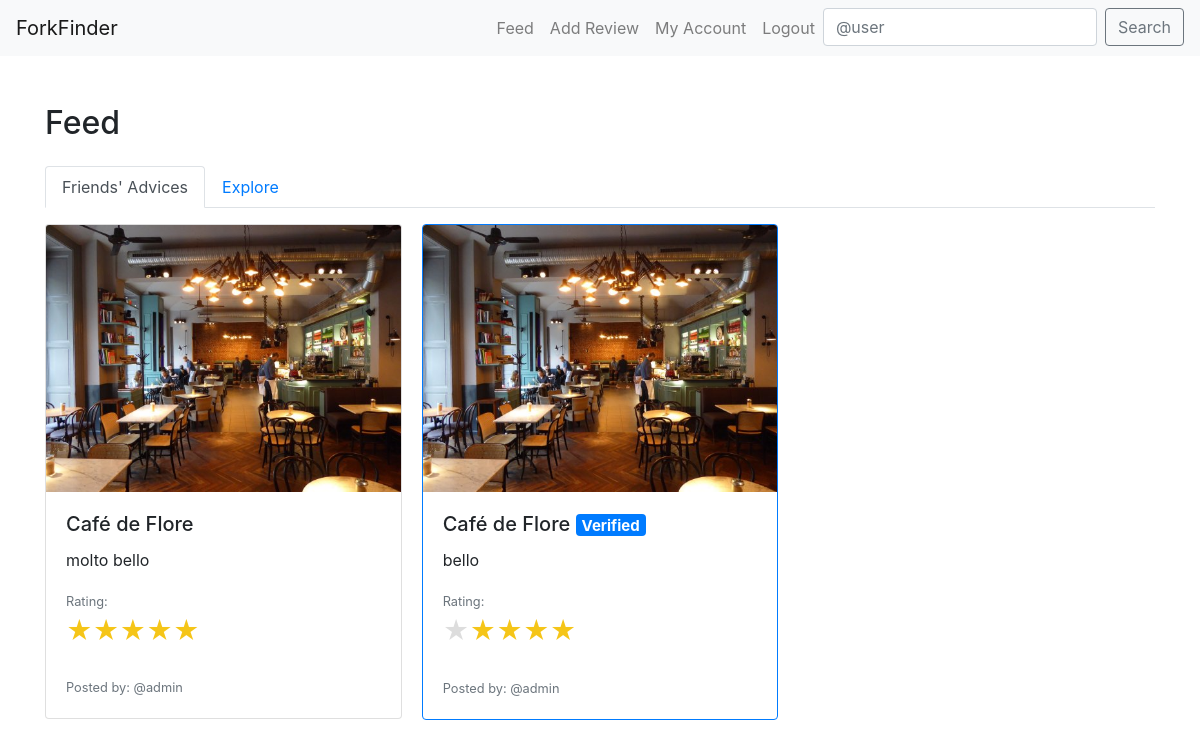
The app's page /feed/ (signed in), older data.
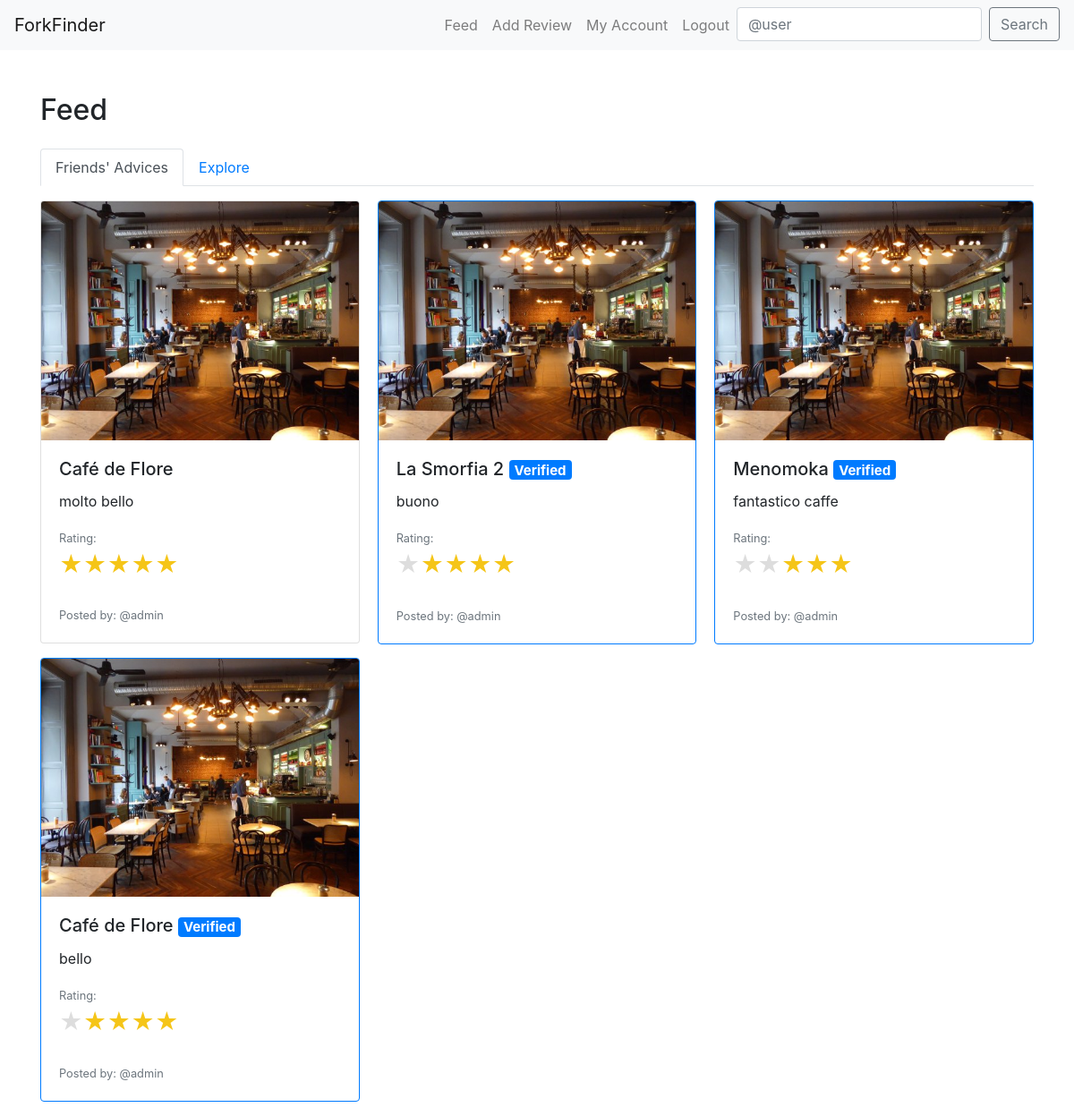
The same page, newer data.
### core/models.py (models this page shows, shortened)
class Review(models.Model):
    user= models.ForeignKey(
        User, related_name="reviews", on_delete=models.CASCADE)
    restaurant = models.ForeignKey(
        Restaurant, on_delete=models.CASCADE)
    body = models.CharField(max_length=255)
    rating = models.PositiveSmallIntegerField()
    photo = models.ImageField(upload_to='media/review_photos/')
    is_featured = models.BooleanField(default=False)
    created_at = models.DateTimeField(auto_now_add=True)

class Restaurant(models.Model):
    place_id = models.CharField(max_length=255, unique=True)
    name = models.CharField(max_length=60)
    address = models.CharField(max_length=120)
    longitude = models.CharField(max_length=255)
    latitude = models.CharField(max_length=255)

class Profile(models.Model):
    USER_TYPE_CHOICES = (
        ('regular', 'Regular User'),
        ('critic', 'Culinary Critic'),
        ('admin', 'Admin'),
    )
    user = models.OneToOneField(User, on_delete=models.CASCADE)
    user_type = models.CharField(max_length=20, choices=USER_TYPE_CHOICES, default='regular')
    follows = models.ManyToManyField(
        "self",
        related_name="followed_by",
        symmetrical=False,
        blank=True
    )
    latitude = models.DecimalField(max_digits=9, decimal_places=6, null=True, blank=True)
    longitude = models.DecimalField(max_digits=9, decimal_places=6, null=True, blank=True)

### core/views.py (the view)
# urls.py: path('feed/', feed_view, name="feed"),
@login_required
def feed_view(request):
    recommended_reviews = get_recommended_reviews(request.user)
    return render(request, 'feed.html', {"recommended_reviews": recommended_reviews})

### recommendations/utils.py (called while the page is built)
def haversine(lon1, lat1, lon2, lat2):
    lon1, lat1, lon2, lat2 = map(math.radians, [lon1, lat1, lon2, lat2])
    dlon = lon2 - lon1
    dlat = lat2 - lat1
    a = math.sin(dlat/2)**2 + math.cos(lat1) * math.cos(lat2) * math.sin(dlon/2)**2
    c = 2 * math.atan2(math.sqrt(a), math.sqrt(1-a))
    r = 6371
    return c * r

def get_recommended_reviews(user):
    if not user.profile.latitude or not user.profile.longitude:
        return []
    user_lat = float(user.profile.latitude)
    user_lon = float(user.profile.longitude)
    reviews = Review.objects.all()
    recommended_reviews = []
    for review in reviews:
        restaurant = review.restaurant
        distance = haversine(user_lon, user_lat, float(restaurant.longitude), float(restaurant.latitude))
        followers_count = review.user.profile.followed_by.count()
        score = followers_count - distance  # you can adjust this formula as needed
        recommended_reviews.append((review, score))
    recommended_reviews.sort(key=lambda x: x[1], reverse=True)
    return [review for review, score in recommended_reviews]

### templates/feed.html (shortened to what this page needs)
{% extends "base.html" %}
{% block content %}
<h2 class="mb-4">Feed</h2>
<ul class="nav nav-tabs" id="feedTabs" role="tablist">
    <li class="nav-item">
        <a class="nav-link active" id="friends-tab" data-toggle="tab" href="#friends" role="tab" aria-controls="friends" aria-selected="true">Friends' Advices</a>
    </li>
    <li class="nav-item">
        <a class="nav-link" id="explore-tab" data-toggle="tab" href="#explore" role="tab" aria-controls="explore" aria-selected="false">Explore</a>
    </li>
</ul>
<div class="tab-content mt-3" id="feedTabsContent">
    <div class="tab-pane fade show active" id="friends" role="tabpanel" aria-labelledby="friends-tab">
        <div class="card-columns">
            {% for followed in user.profile.follows.all %}
                {% for review in followed.user.reviews.all %}
                    <div class="card mb-3 {% if review.is_featured %}border-primary{% endif %}">
                        <img src="{{ review.photo.url }}" class="card-img-top" alt="Restaurant Photo">
                        <div class="card-body">
                            <h5 class="card-title">
                                {{ review.restaurant.name }}
                                {% if review.is_featured %}
                                    <span class="badge badge-primary">Verified</span>
                                {% endif %}
                            </h5>
                            <p class="card-text">{{ review.body }}</p>
                            <p class="card-text">
                                <small class="text-muted">
                                    Rating:
                                    <span class="star-rating">
                                        {% for i in "12345" %}
                                            <label style="color:
                                            {% if forloop.counter <= review.rating %}#f5c518
                                            {% else %}#ddd
                                            {% endif %};">&#9733;
                                            </label>
                                        {% endfor %}
                                    </span>
                                </small>
                            </p>
                            <p class="card-text"><small class="text-muted">Posted by: @{{ followed.user.username }}</small></p>
                        </div>
                    </div>
                {% endfor %}
            {% endfor %}
        </div>
    </div>
</div>
{% endblock %}

### templates/base.html (shortened to what this page needs)
<!DOCTYPE html>
<html lang="en">
<head>
    <link href="https://stackpath.bootstrapcdn.com/bootstrap/4.5.2/css/bootstrap.min.css" rel="stylesheet">
    <link rel="stylesheet" href="https://maxcdn.bootstrapcdn.com/bootstrap/4.5.2/css/bootstrap.min.css">
    <link rel='stylesheet' href='https://api.mapbox.com/mapbox-gl-js/plugins/mapbox-gl-geocoder/v4.7.0/mapbox-gl-geocoder.css' type='text/css' />
    <link href="https://api.mapbox.com/mapbox-gl-js/v2.8.2/mapbox-gl.css" rel="stylesheet">
</head>
<body>
    <nav class="navbar navbar-expand-lg navbar-light bg-light">
        <a class="navbar-brand" href="{% url 'feed' %}">ForkFinder</a>
        <div class="collapse navbar-collapse" id="navbarNav">
            <ul class="navbar-nav ml-auto">
                <li class="nav-item">
                    <a class="nav-link" href="{% url 'feed' %}">Feed</a>
                </li>
                <li class="nav-item">
                    <a class="nav-link" href="{% url 'add_review' %}">Add Review</a>
                </li>
                <li class="nav-item">
                    <a class="nav-link" href="{% url 'profile' request.user.profile.pk %}">My Account</a>
                </li>
                                <li class="nav-item">
                    {% if user.is_authenticated %}
                        <a class="nav-link" href="{% url 'logout' %}">Logout</a>
                    {% else %}
                        <a class="nav-link" href="{% url 'login' %}">Login</a>
                    {% endif %}
                </li>
                <li>
                    <form class="form-inline my-2 my-lg-0" method="get" action="{% url 'search_user' %}">
                        <input class="form-control mr-sm-2" type="search" name="q" placeholder="@user" aria-label="Search">
                        <button class="btn btn-outline-secondary my-2 my-sm-0" type="submit">Search</button>
                    </form>
                </li>
            </ul>
        </div>
    </nav>
    <div class="container mt-5">
        {% block content %}
        {% endblock %}
    </div>
</body>
</html>

### templates/base.html (style rules this page uses)
.card-columns { column-count: 3; }
.star-rating { display: flex; flex-direction: row-reverse; justify-content: flex-end; }
.star-rating label { font-size: 2em; color: #ddd; cursor: pointer; }

Row changes from the older to the newer data that the page shows:
added Review: photo (picture), restaurant.name "La Smorfia 2", is_featured "Verified", body "buono", {{ followed.user.username }} "admin"
added Review: photo (picture), restaurant.name "Menomoka", is_featured "Verified", body "fantastico caffe", {{ followed.user.username }} "admin"
